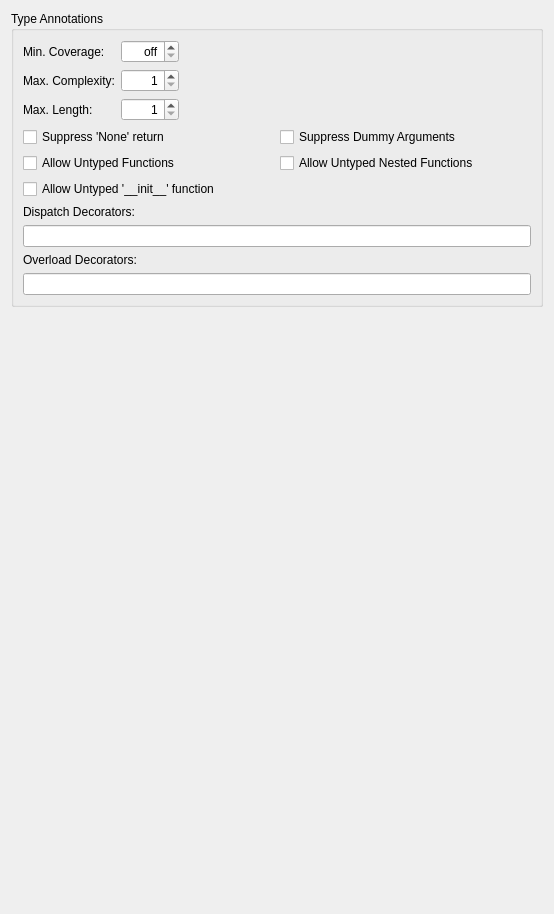
         <widget class="QWidget" name="typeAnnotationsTab">
          <attribute name="title">
           <string>Annotations</string>
          </attribute>
          <layout class="QVBoxLayout" name="verticalLayout_18">
           <item>
            <widget class="QGroupBox" name="groupBox_10">
             <property name="title">
              <string>Type Annotations</string>
             </property>
             <layout class="QVBoxLayout" name="verticalLayout_3">
              <item>
               <layout class="QGridLayout" name="gridLayout_6">
                <item row="0" column="0">
                 <widget class="QLabel" name="label_18">
                  <property name="text">
                   <string>Min. Coverage:</string>
                  </property>
                 </widget>
                </item>
                <item row="0" column="1">
                 <widget class="QSpinBox" name="minAnnotationsCoverageSpinBox">
                  <property name="toolTip">
                   <string>Enter the minimum percentage of type annotations</string>
                  </property>
                  <property name="alignment">
                   <set>Qt::AlignRight|Qt::AlignTrailing|Qt::AlignVCenter</set>
                  </property>
                  <property name="specialValueText">
                   <string>off</string>
                  </property>
                  <property name="suffix">
                   <string>%</string>
                  </property>
                  <property name="maximum">
                   <number>100</number>
                  </property>
                 </widget>
                </item>
                <item row="0" column="2">
                 <spacer name="horizontalSpacer_7">
                  <property name="orientation">
                   <enum>Qt::Horizontal</enum>
                  </property>
                  <property name="sizeHint" stdset="0">
                   <size>
                    <width>352</width>
                    <height>20</height>
                   </size>
                  </property>
                 </spacer>
                </item>
                <item row="1" column="0">
                 <widget class="QLabel" name="label_19">
                  <property name="text">
                   <string>Max. Complexity:</string>
                  </property>
                 </widget>
                </item>
                <item row="1" column="1">
                 <widget class="QSpinBox" name="maxAnnotationsComplexitySpinBox">
                  <property name="toolTip">
                   <string>Enter the maximum type annotation complexity</string>
                  </property>
                  <property name="alignment">
                   <set>Qt::AlignRight|Qt::AlignTrailing|Qt::AlignVCenter</set>
                  </property>
                  <property name="minimum">
                   <number>1</number>
                  </property>
                  <property name="maximum">
                   <number>9</number>
                  </property>
                 </widget>
                </item>
                <item row="2" column="0">
                 <widget class="QLabel" name="label_32">
                  <property name="text">
                   <string>Max. Length:</string>
                  </property>
                 </widget>
                </item>
                <item row="2" column="1">
                 <widget class="QSpinBox" name="maxAnnotationsLengthSpinBox">
                  <property name="toolTip">
                   <string>Enter the maximum type annotation length</string>
                  </property>
                  <property name="alignment">
                   <set>Qt::AlignRight|Qt::AlignTrailing|Qt::AlignVCenter</set>
                  </property>
                  <property name="minimum">
                   <number>1</number>
                  </property>
                  <property name="maximum">
                   <number>15</number>
                  </property>
                 </widget>
                </item>
               </layout>
              </item>
              <item>
               <layout class="QGridLayout" name="gridLayout_9">
                <item row="0" column="0">
                 <widget class="QCheckBox" name="suppressNoneReturningCheckBox">
                  <property name="toolTip">
                   <string>Select to not report functions without returns or with only bare returns</string>
                  </property>
                  <property name="text">
                   <string>Suppress 'None' return</string>
                  </property>
                 </widget>
                </item>
                <item row="0" column="1">
                 <widget class="QCheckBox" name="suppressDummyArgsCheckBox">
                  <property name="toolTip">
                   <string>Select to not report dummy (i.e. '_') arguments</string>
                  </property>
                  <property name="text">
                   <string>Suppress Dummy Arguments</string>
                  </property>
                 </widget>
                </item>
                <item row="1" column="0">
                 <widget class="QCheckBox" name="allowUntypedDefsCheckBox">
                  <property name="toolTip">
                   <string>Select to not report dynamically typed functions</string>
                  </property>
                  <property name="text">
                   <string>Allow Untyped Functions</string>
                  </property>
                 </widget>
                </item>
                <item row="1" column="1">
                 <widget class="QCheckBox" name="allowUntypedNestedCheckBox">
                  <property name="toolTip">
                   <string>Select to not report dynamically typed nested functions</string>
                  </property>
                  <property name="text">
                   <string>Allow Untyped Nested Functions</string>
                  </property>
                 </widget>
                </item>
                <item row="2" column="0" colspan="2">
                 <widget class="QCheckBox" name="mypyInitReturnCheckBox">
                  <property name="toolTip">
                   <string>Select to not report unhinted '__init__' return</string>
                  </property>
                  <property name="text">
                   <string>Allow Untyped '__init__' function</string>
                  </property>
                 </widget>
                </item>
               </layout>
              </item>
              <item>
               <widget class="QLabel" name="label_33">
                <property name="text">
                 <string>Dispatch Decorators:</string>
                </property>
               </widget>
              </item>
              <item>
               <widget class="QLineEdit" name="dispatchDecoratorEdit">
                <property name="toolTip">
                 <string>Enter the list of dispatch decorators separated by comma</string>
                </property>
                <property name="clearButtonEnabled">
                 <bool>true</bool>
                </property>
               </widget>
              </item>
              <item>
               <widget class="QLabel" name="label_34">
                <property name="text">
                 <string>Overload Decorators:</string>
                </property>
               </widget>
              </item>
              <item>
               <widget class="QLineEdit" name="overloadDecoratorEdit">
                <property name="toolTip">
                 <string>Enter the list of typing.overload decorators separated by comma</string>
                </property>
                <property name="clearButtonEnabled">
                 <bool>true</bool>
                </property>
               </widget>
              </item>
             </layout>
            </widget>
           </item>
           <item>
            <spacer name="verticalSpacer_9">
             <property name="orientation">
              <enum>Qt::Vertical</enum>
             </property>
             <property name="sizeHint" stdset="0">
              <size>
               <width>20</width>
               <height>596</height>
              </size>
             </property>
            </spacer>
           </item>
          </layout>
         </widget>
